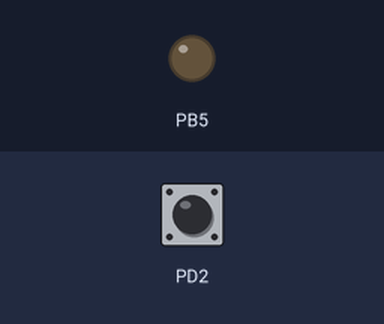
A program run on a simulated ATmega328P, built with avr-gcc and emulated at 16 MHz. On the bench: output pins drawn as LEDs (lit = HIGH). The inputs (shaded band) are chosen by the test bench; at power-on: PD2 HIGH.

Above: at 1.2 s.
1.3 s: PD2 pulled LOW for 0.15 s
At 2.2 s:
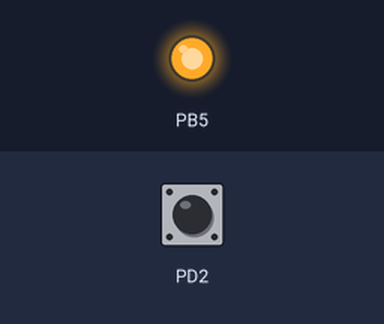
2.9 s: PD2 pulled LOW for 1 s
At 4.7 s:
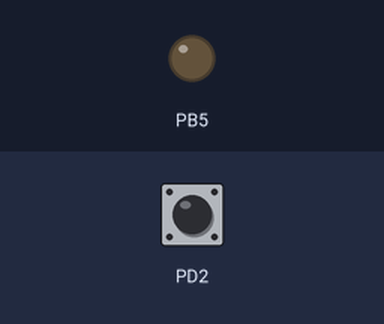
5.4 s: PD2 pulled LOW for 3.2 s
At 9.5 s:
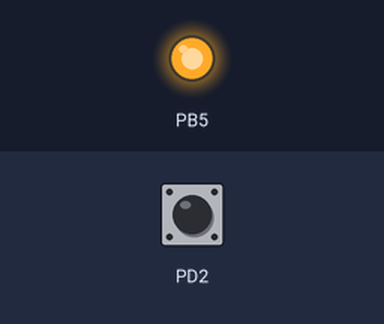
Timing chart, 0 to 11.0 s (numbered marks = the images above; inputs shaded):
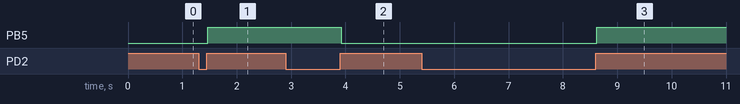

Measured:
- after the input at 1.3 s, PB5: LOW → HIGH after 0.17 s
- after the input at 2.9 s, PB5: HIGH → LOW after 1.0 s
- after the input at 5.4 s, PB5: LOW → HIGH after 3.2 s

The program:

main.c
```c
/*
 * Pushbutton Debouncing
 * Board: Arduino Uno R3
 * MCU: ATmega328P
 * Toolchain: AVR-GCC
 *
 * Bare-metal AVR C. No Arduino framework functions are used.
 * Independently rewritten from the concepts studied in "Simply AVR".
 */

#define F_CPU 16000000UL

#include <avr/io.h>
#include <util/delay.h>
#include <stdint.h>

static uint8_t button_pressed(void)
{
    if ((PIND & (1U << PIND2)) == 0)
    {
        _delay_ms(20);

        if ((PIND & (1U << PIND2)) == 0)
        {
            while ((PIND & (1U << PIND2)) == 0)
            {
                // Wait for release
            }

            _delay_ms(20);
            return 1;
        }
    }

    return 0;
}

int main(void)
{
    DDRB |= (1U << DDB5);

    DDRD &= (uint8_t)~(1U << DDD2);
    PORTD |= (1U << PORTD2);

    while (1)
    {
        if (button_pressed())
            PORTB ^= (1U << PORTB5);
    }
}
```
